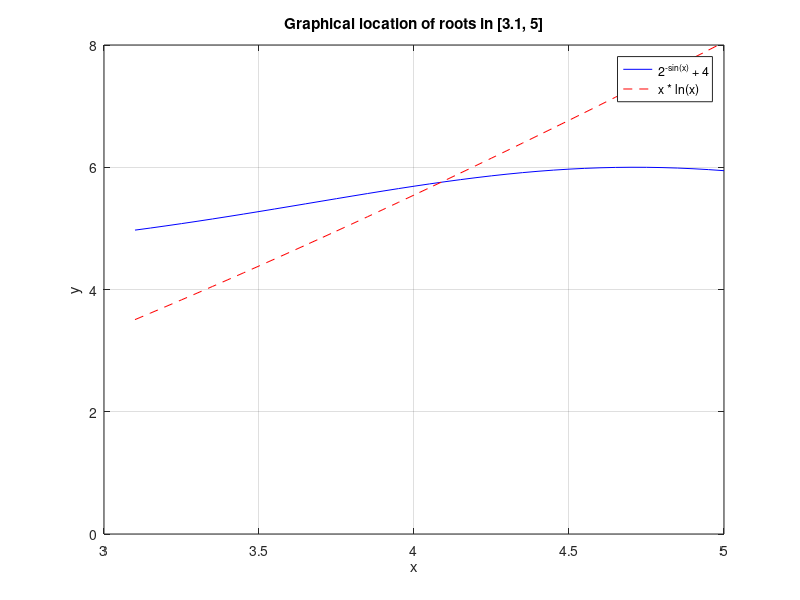

Write the MATLAB code that produced this figure.
% Visual inspection of the equation roots in [3.1, 5]
x = 3.1:0.05:5;

% Left side: 2^(-sin(x)) + 4
lhs = 2.^(-sin(x)) + 4;

% Right side: x * ln(x)
rhs = x .* log(x);

% Plot both
plot(x, lhs, 'b-', x, rhs, 'r--');
legend('2^{-sin(x)} + 4', 'x * ln(x)');
grid on;
ylim([0, 8]);
title('Graphical location of roots in [3.1, 5]');
xlabel('x');
ylabel('y');
